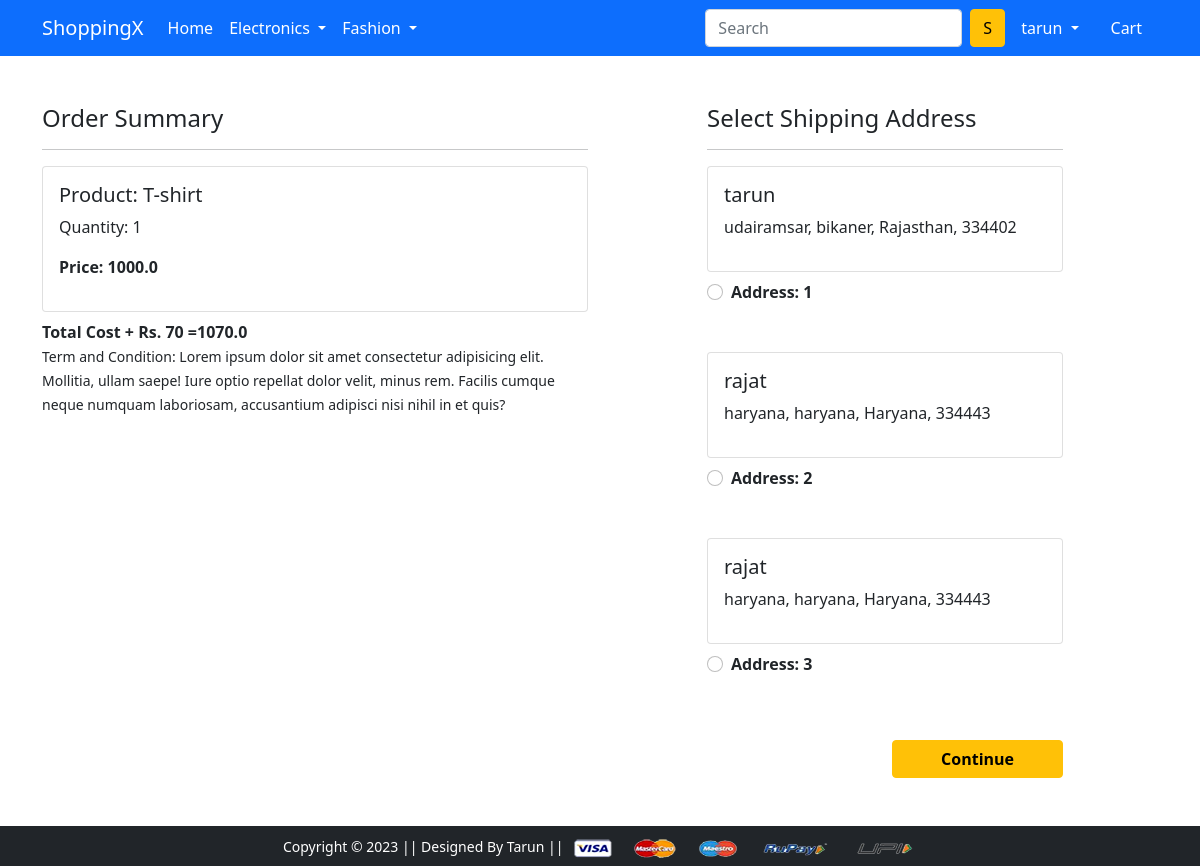
The app's page /checkout/ (signed in), older data.
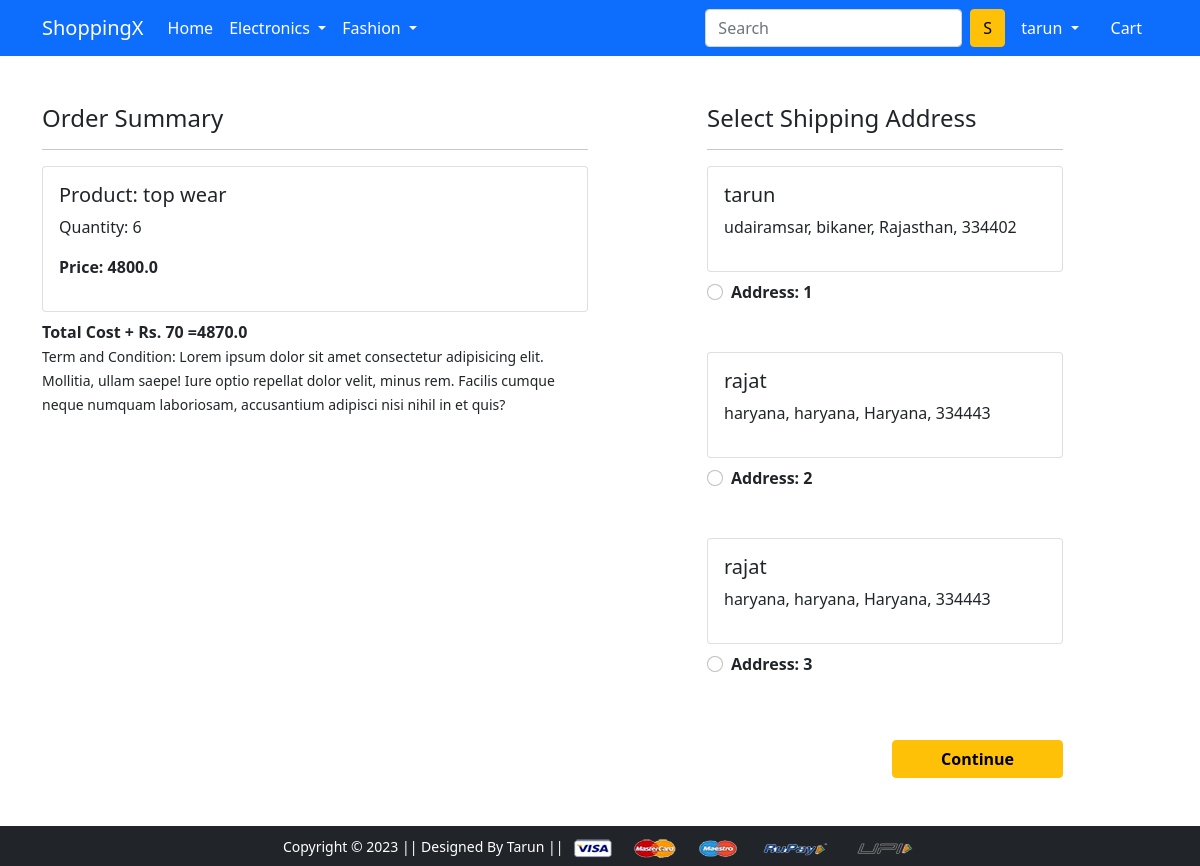
The same page, newer data.
### app/models.py (models this page shows, shortened)
class Cart(models.Model):
    user = models.ForeignKey(User, on_delete=models.CASCADE)
    product = models.ForeignKey(Product, on_delete=models.CASCADE)
    quantity = models.PositiveIntegerField(default=1)
    @property
    def total_cost(self):
        return self.quantity *self.product.discounted_price

class Product(models.Model):
    title = models.CharField(max_length=50)
    selling_price = models.FloatField()
    discounted_price = models.FloatField()
    description = models.CharField(max_length=50)
    brand= models.CharField(max_length=20,default='')
    category = models.CharField(choices=CATEGORIES_CHOICES, max_length=2)
    product_image = models.ImageField(upload_to='productimg')

class Customer(models.Model):
    user = models.ForeignKey(User, on_delete=models.CASCADE)
    name = models.CharField(max_length=100)
    locality = models.CharField(max_length=100)
    city = models.CharField(max_length=50)
    zipcode = models.IntegerField()
    state = models.CharField(choices=STATE_CHOICES, max_length=100)

### app/views.py (the view)
# urls.py: path('checkout/', views.checkout, name='checkout'),
@login_required(login_url='login')
def checkout(request):
    user=request.user
    add= Customer.objects.filter(user=user)
    cart_items= Cart.objects.filter(user=user)
    amount= 0.0
    shipping_amount= 70.0
    totalamount= 0.0
    cart_product= [p for p  in Cart.objects.all() if p.user == request.user]
    if cart_product:
        for p in cart_product:
            tempamount = (p.quantity * p.product.discounted_price)
            amount +=tempamount
            totalamount =amount +shipping_amount
    return render(request, 'app/checkout.html',{'add':add,'totalamount':totalamount,'cart_items':cart_items})

### app/templates/app/checkout.html (shortened to what this page needs)
{% extends 'app/base.html' %}
{% load static %}
{% block main-content %}
<div class="container">
 <div class="row mt-5">
  <div class="col-sm-6">
    <h4>Order Summary</h4>
    <hr>
    {% for item in cart_items %}
      <div class="card mb-2">
        <div class="card-body">
          <h5>Product: {{item.product.title}}</h5>
          <p>Quantity: {{item.quantity}}</p>
          <p class="fw-bold">Price: {{item.total_cost}}</p>
        </div>
      </div>
      {% endfor %}
      <div class="fw-bold">Total Cost +  Rs. 70 ={{totalamount}}</div>
    <small>Term and Condition: Lorem ipsum dolor sit amet consectetur adipisicing elit. Mollitia, ullam saepe! Iure optio repellat dolor velit, minus rem. Facilis cumque neque numquam laboriosam, accusantium adipisci nisi nihil in et quis?</small>
  </div>
  <div class="col-sm-4 offset-sm-1">
    <h4>Select Shipping Address</h4>
    <hr>
    <form action="/paymentdone">
      {% for ad in add  %}
      <div class="card">
        <div class="card-body">
        <h5>{{ad.name}}</h5>
        <p>{{ad.locality}},  {{ad.city}}, {{ad.state}}, {{ad.zipcode}}</p>
        </div>
      </div>
        <div class="form-check mt-2 mb-5">
          <input class="form-check-input" type="radio" name='custid' id='custadd{{forloop.counter}}' value="{{ad.id}}">
          <label class="form-check-label fw-bold" for="custadd{{forloop.counter}}">
            Address: {{forloop.counter}} </label>
        </div>
        {% endfor %}
        <div class="text-end">
          <button type="submit" class="btn btn-warning mt-3 px-5 fw-bold">Continue</button>
        </div>
      </form>
    </div>
  </div>
</div>
{% endblock main-content %}

Row changes from the older to the newer data that the page shows:
removed Cart: product "T-shirt", quantity "1", total_cost "1000.0"
added Cart: product "top wear", quantity "6", total_cost "4800.0"
Text that changed along with them:
{{ totalamount }}: "1070.0" → "4870.0"
